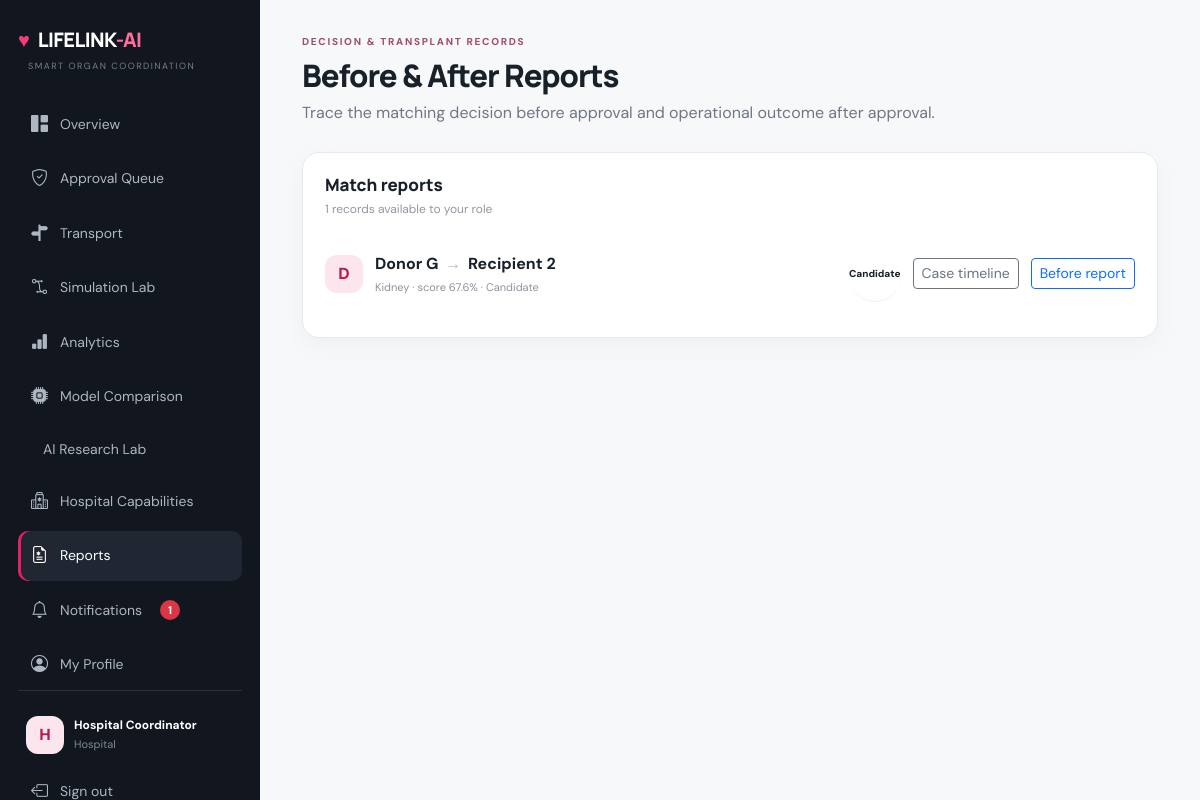
Screenshot of /reports (signed in) with the database file from the repository.
### app/models.py (models this page shows)
class User(UserMixin, db.Model):
    id = db.Column(db.Integer, primary_key=True)
    name = db.Column(db.String(120), nullable=False)
    email = db.Column(db.String(160), unique=True, nullable=False)
    password = db.Column(db.String(255), nullable=False)
    role = db.Column(db.String(30), nullable=False)
    hospital = db.Column(db.String(160))
    created_at = db.Column(db.DateTime, default=datetime.utcnow)

class Match(db.Model):
    id = db.Column(db.Integer, primary_key=True)
    donor_id = db.Column(db.Integer, db.ForeignKey('donor.id'), nullable=False)
    recipient_id = db.Column(db.Integer, db.ForeignKey('recipient.id'), nullable=False)
    score = db.Column(db.Float, nullable=False)
    ml_score = db.Column(db.Float, default=0)
    confidence = db.Column(db.Float, default=0)
    priority_score = db.Column(db.Float, default=0)
    risk_level = db.Column(db.String(20), default='MEDIUM')
    match_breakdown = db.Column(db.Text)
    model = db.Column(db.String(80), default='Best ML Model')
    explanation = db.Column(db.Text)
    shap_data = db.Column(db.Text)
    status = db.Column(db.String(40), default='Recommended')
    workflow_state = db.Column(db.String(40), default='DOCTOR_PENDING', index=True)
    doctor_id = db.Column(db.Integer, db.ForeignKey('user.id'))
    doctor_decision = db.Column(db.String(20))
    doctor_reason = db.Column(db.Text)
    doctor_decided_at = db.Column(db.DateTime)
    hospital_id = db.Column(db.Integer, db.ForeignKey('user.id'))
    hospital_decision = db.Column(db.String(20))
    hospital_reason = db.Column(db.Text)
    hospital_decided_at = db.Column(db.DateTime)
    admin_verified_by = db.Column(db.Integer, db.ForeignKey('user.id'))
    admin_verified_at = db.Column(db.DateTime)
    admin_reason = db.Column(db.Text)
    recipient_selected = db.Column(db.Boolean, default=False)
    selected_at = db.Column(db.DateTime)
    final_status = db.Column(db.String(40), default='CANDIDATE')
    completed_at = db.Column(db.DateTime)
    reviewed_by = db.Column(db.String(160))
    reviewed_at = db.Column(db.DateTime)
    created_at = db.Column(db.DateTime, default=datetime.utcnow)
    donor = db.relationship('Donor')
    recipient = db.relationship('Recipient')
    doctor = db.relationship('User', foreign_keys=[doctor_id])
    hospital_user = db.relationship('User', foreign_keys=[hospital_id])
    admin_user = db.relationship('User', foreign_keys=[admin_verified_by])

class Donor(db.Model):
    id = db.Column(db.Integer, primary_key=True)
    name = db.Column(db.String(120), nullable=False)
    organ = db.Column(db.String(40), nullable=False)
    blood_group = db.Column(db.String(5), nullable=False)
    age = db.Column(db.Integer, nullable=False)
    hla_match = db.Column(db.Float, default=0)
    antibodies = db.Column(db.Float, default=0)
    medical_history = db.Column(db.Float, default=0)
    location = db.Column(db.String(160), nullable=False)
    harvest_hours = db.Column(db.Float, default=0)
    status = db.Column(db.String(30), default='REGISTERED', index=True)
    doctor_approval = db.Column(db.String(20), default='PENDING')
    hospital_approval = db.Column(db.String(20), default='PENDING')
    admin_approval = db.Column(db.String(20), default='PENDING')
    consent = db.Column(db.String(20), default='PENDING')
    approved_by_doctor = db.Column(db.Integer, db.ForeignKey('user.id'))
    approved_by_hospital = db.Column(db.Integer, db.ForeignKey('user.id'))
    approved_by_admin = db.Column(db.Integer, db.ForeignKey('user.id'))
    doctor_decided_at = db.Column(db.DateTime)
    hospital_decided_at = db.Column(db.DateTime)
    admin_decided_at = db.Column(db.DateTime)
    rejection_reason = db.Column(db.Text)
    available_at = db.Column(db.DateTime)
    created_at = db.Column(db.DateTime, default=datetime.utcnow)

class Recipient(db.Model):
    id = db.Column(db.Integer, primary_key=True)
    name = db.Column(db.String(120), nullable=False)
    organ = db.Column(db.String(40), nullable=False)
    blood_group = db.Column(db.String(5), nullable=False)
    age = db.Column(db.Integer, nullable=False)
    hla_match = db.Column(db.Float, default=0)
    antibodies = db.Column(db.Float, default=0)
    medical_history = db.Column(db.Float, default=0)
    waiting_days = db.Column(db.Integer, default=0)
    location = db.Column(db.String(160), nullable=False)
    urgency = db.Column(db.String(20), default='Normal')
    status = db.Column(db.String(30), default='RECIPIENT_REGISTERED', index=True)
    doctor_approval = db.Column(db.String(20), default='PENDING')
    consent = db.Column(db.String(20), default='PENDING')
    approved_by_doctor = db.Column(db.Integer, db.ForeignKey('user.id'))
    doctor_decided_at = db.Column(db.DateTime)
    rejection_reason = db.Column(db.Text)
    activated_at = db.Column(db.DateTime)
    created_at = db.Column(db.DateTime, default=datetime.utcnow)

### app/routes.py (the view)
@bp.route('/reports')
@login_required
@require_page('reports')
def reports():
    if current_user.role in ['Donor','Recipient','Hospital','Doctor']: monitor_sensitive_access('Reports screen')
    if current_user.role in ['Admin','Doctor','Hospital']:
        matches=Match.query.order_by(Match.created_at.desc()).all()
    elif current_user.role=='Donor':
        profile=get_profile(); did=profile.donor_id if profile else None
        matches=Match.query.filter_by(donor_id=did).order_by(Match.created_at.desc()).all() if did else []
    else:
        profile=get_profile(); rid=profile.recipient_id if profile else None
        matches=Match.query.filter_by(recipient_id=rid).order_by(Match.created_at.desc()).all() if rid else []
    return render_template('reports.html',matches=matches,**page_data())

### app/routes.py (called while the page is built)
@bp.before_app_request
def csrf_protect():
    if 'csrf_token' not in request.cookies:
        pass
    from flask import session
    if 'csrf_token' not in session: session['csrf_token']=secrets.token_urlsafe(32)
    if request.method=='POST' and request.endpoint not in {'main.login','main.register'}:
        token=(request.get_json(silent=True) or {}).get('_csrf') if request.is_json else request.form.get('_csrf')
        if not token or not secrets.compare_digest(token,session['csrf_token']): abort(400, description='Invalid or missing security token. Refresh the page and try again.')

def allowed(page): return current_user.role in PERMISSIONS and page in PERMISSIONS[current_user.role]

def require_page(page):
    def deco(fn):
        @wraps(fn)
        def wrapped(*a,**k):
            if not allowed(page): abort(403)
            return fn(*a,**k)
        return wrapped
    return deco

def monitor_sensitive_access(action):
    from datetime import timedelta
    cutoff=datetime.utcnow()-timedelta(minutes=10)
    recent=SecurityEvent.query.filter(SecurityEvent.user_id==current_user.id,SecurityEvent.event_type=='Sensitive access',SecurityEvent.created_at>=cutoff).count()
    if recent >= 10:
        p=get_profile()
        if p:
            p.risk_score=min(100,max(p.risk_score or 0,70))
            db.session.commit()
        security_event('Bulk access','High',75,current_user,f'Unusually frequent sensitive access: {action}; {recent+1} events in 10 minutes')

def page_data():
    unread=0
    if current_user.is_authenticated:
        unread=Notification.query.filter_by(user_id=current_user.id,is_read=False).count()
    return dict(active=request.endpoint or '', unread_notifications=unread)

### app/templates/reports.html
{% extends 'base.html' %}{% block title %}Reports · LifeLink-AI{% endblock %}{% block content %}<div class="topbar"><div><div class="eyebrow">DECISION & TRANSPLANT RECORDS</div><h1>Before & After Reports</h1><p class="muted">Trace the matching decision before approval and operational outcome after approval.</p></div></div><div class="panel"><div class="panel-head"><div><h3>Match reports</h3><p>{{matches|length}} records available to your role</p></div></div>{% for m in matches %}<div class="match-row"><div class="avatar">{{m.donor.name[0]}}</div><div class="flex-grow-1"><b>{{m.donor.name}} <span class="arrow">→</span> {{m.recipient.name}}</b><small>{{m.donor.organ}} · score {{'%.1f'|format(m.score)}}% · {{m.status}}</small></div><span class="status {{m.status|lower}}">{{m.status}}</span><a class="btn btn-sm btn-outline-secondary" href="/case/{{m.id}}">Case timeline</a><a class="btn btn-sm btn-outline-primary" href="/report/before/{{m.id}}">Before report</a>{% if m.workflow_state in ['FINAL_APPROVED','ROUTE_CALCULATED','READY_FOR_TRANSPORT','IN_TRANSIT','ARRIVED','COMPLETED'] %}<a class="btn btn-sm btn-primary" href="/report/after/{{m.id}}">After report</a>{% endif %}</div>{% else %}<div class="empty">No matching reports are available yet.</div>{% endfor %}</div>{% endblock %}

### app/templates/base.html (shortened to what this page needs)
<!doctype html><html lang="en"><head><link href="https://cdn.jsdelivr.net/npm/bootstrap@5.3.3/dist/css/bootstrap.min.css" rel="stylesheet"><link href="https://cdn.jsdelivr.net/npm/bootstrap-icons@1.11.3/font/bootstrap-icons.css" rel="stylesheet"><link rel="stylesheet" href="{{url_for('static',filename='css/style.css')}}"></head><body>
{% if current_user.is_authenticated %}<aside class="sidebar"><div class="brand"><span class="logo-heart">♥</span> LIFELINK<span>-AI</span></div><div class="sidebar-label">SMART ORGAN COORDINATION</div><nav><a class="{{'active' if request.endpoint=='main.dashboard'}}" href="/dashboard"><i class="bi bi-grid-1x2-fill"></i> Overview</a>
{% if current_user.role in ['Admin','Doctor','Hospital'] %}<a class="{{'active' if request.endpoint=='main.approvals'}}" href="/approvals"><i class="bi bi-shield-check"></i> Approval Queue</a>{% endif %}
{% if current_user.role in ['Admin','Hospital'] %}<a class="{{'active' if request.endpoint=='main.transport'}}" href="/transport"><i class="bi bi-signpost-split-fill"></i> Transport</a><a class="{{'active' if request.endpoint=='main.simulation'}}" href="/simulation"><i class="bi bi-bezier2"></i> Simulation Lab</a>{% endif %}
{% if current_user.role in ['Admin','Doctor','Hospital'] %}<a class="{{'active' if request.endpoint=='main.analytics'}}" href="/analytics"><i class="bi bi-bar-chart-fill"></i> Analytics</a><a class="{{'active' if request.endpoint=='main.model_comparison'}}" href="/model-comparison"><i class="bi bi-cpu-fill"></i> Model Comparison</a><a class="{{'active' if request.endpoint=='main.ai_lab'}}" href="/ai-lab"> AI Research Lab</a>{% endif %}
{% if current_user.role in ['Admin','Hospital'] %}<a class="{{'active' if request.endpoint=='main.hospital_capabilities'}}" href="/hospital-capabilities"><i class="bi bi-hospital"></i> Hospital Capabilities</a>{% endif %}
<a class="{{'active' if request.endpoint in ['main.reports','main.before_report','main.after_report']}}" href="/reports"><i class="bi bi-file-earmark-medical"></i> Reports</a><a class="{{'active' if request.endpoint=='main.notifications'}}" href="/notifications"><i class="bi bi-bell"></i> Notifications {% if unread_notifications %}<span class="notification-count">{{unread_notifications}}</span>{% endif %}</a><a class="{{'active' if request.endpoint=='main.profile'}}" href="/profile"><i class="bi bi-person-circle"></i> My Profile</a></nav><div class="sidebar-bottom"><div class="mini-user"><div class="avatar">{{current_user.name[0]}}</div><div><b>{{current_user.name}}</b><small>{{current_user.role}}</small></div></div><a href="/logout"><i class="bi bi-box-arrow-left"></i> Sign out</a></div></aside><button class="mobile-menu" onclick="document.querySelector('.sidebar').classList.toggle('open')"></button>{% endif %}
<main class="{{'content' if current_user.is_authenticated else ''}}">{% block content %}{% endblock %}</main></body></html>

### app/static/css/style.css (style rules this page uses)
:root { --ink:#18202a;--muted:#6f7783;--line:#e8e9ee;--bg:#f7f8fa;--card:#fff;--pink:#e91e63;--pink2:#ad1457;--pink-soft:#fde8f0;--green:#11865a;--green-soft:#e7f7ef;--amber:#a46b00;--amber-soft:#fff5dc;--navy:#151a24 }
* { box-sizing:border-box }
body { margin:0;background:var(--bg);color:var(--ink);font-family:'DM Sans',sans-serif }
h1,h2,h3,h4,h5 { font-family:Manrope,sans-serif;font-weight:800 }
a { text-decoration:none;color:inherit }
.muted { color:var(--muted) }
.content { margin-left:260px;padding:34px 42px;min-height:100vh }
.sidebar { position:fixed;z-index:20;left:0;top:0;bottom:0;width:260px;background:#11161f;color:#fff;padding:26px 18px;display:flex;flex-direction:column }
.brand { font:800 20px Manrope,sans-serif;letter-spacing:-.6px }
.brand span:last-child { color:#ff6e9d }
.logo-heart { color:#f43d78;margin-right:5px }
.sidebar-label { font-size:9px;letter-spacing:1.5px;color:#78818e;margin:7px 10px 26px }
.sidebar nav { display:flex;flex-direction:column;gap:5px }
.sidebar nav a,.sidebar-bottom>a { padding:12px 13px;border-radius:10px;color:#aeb6c2;font-size:14px;display:flex;gap:12px;align-items:center }
.sidebar nav a i,.sidebar-bottom>a i { font-size:17px }
.sidebar nav a.active,.sidebar nav a:hover,.sidebar-bottom>a:hover { background:#202733;color:#fff }
.sidebar nav a.active { box-shadow:inset 3px 0 var(--pink) }
.sidebar-bottom { margin-top:auto;border-top:1px solid #29303b;padding-top:17px }
.mini-user { display:flex;gap:10px;align-items:center;padding:8px 8px 13px }
.mini-user b { display:block;font-size:12px }
.mini-user small { display:block;color:#7f8895;font-size:11px;margin-top:2px }
.avatar { height:38px;width:38px;border-radius:12px;background:#fce5ed;color:#b81752;display:grid;place-items:center;font-weight:800;flex:0 0 auto }
.topbar { display:flex;justify-content:space-between;align-items:flex-start;margin-bottom:27px }
.eyebrow { font-size:10px;font-weight:800;letter-spacing:1.7px;color:#a24d70;margin-bottom:8px }
.topbar h1 { font-size:31px;letter-spacing:-1px;margin:0 0 7px }
.topbar p { margin:0 }
.panel { background:#fff;border:1px solid var(--line);border-radius:17px;padding:22px;box-shadow:0 8px 24px rgba(24,32,42,.035) }
.panel-head { display:flex;justify-content:space-between;align-items:center;margin-bottom:15px }
.panel-head h3 { font-size:17px;margin:0 }
.panel-head p { margin:4px 0 0;color:#9298a1;font-size:12px }
.match-row,.registry-row,.transport-row { display:flex;align-items:center;gap:12px;padding:13px 0;border-bottom:1px solid #f0f1f3 }
.match-row:last-child,.registry-row:last-child,.transport-row:last-child { border:0 }
.match-row small,.registry-row small,.route-request small,.transport-row small { display:block;color:#8c939e;font-size:11px;margin-top:3px }
.arrow { color:#b1b5bd;margin:0 3px }
.status { display:inline-flex;align-items:center;padding:5px 9px;border-radius:99px;font-size:10px;font-weight:800;white-space:nowrap }
.candidate { display:flex;gap:13px;align-items:flex-start;padding:20px 0;border-bottom:1px solid #eef0f2 }

### app/templates/base.html (style rules this page uses)
.notification-count { display:inline-flex;align-items:center;justify-content:center;min-width:20px;height:20px;padding:0 5px;margin-left:6px;border-radius:999px;background:#dc3545;color:#fff;font-size:.7rem;font-weight:700 }

### rows the page displays
User: name "H", name "Hospital Coordinator", role "Hospital"
Match: donor "D", donor.name "Donor G", recipient.name "Recipient 2", donor.organ "Kidney", score "67.6", status "Candidate"

### other values shown
{{ unread_notifications }} "1"
{{ matches|length }} "1"
